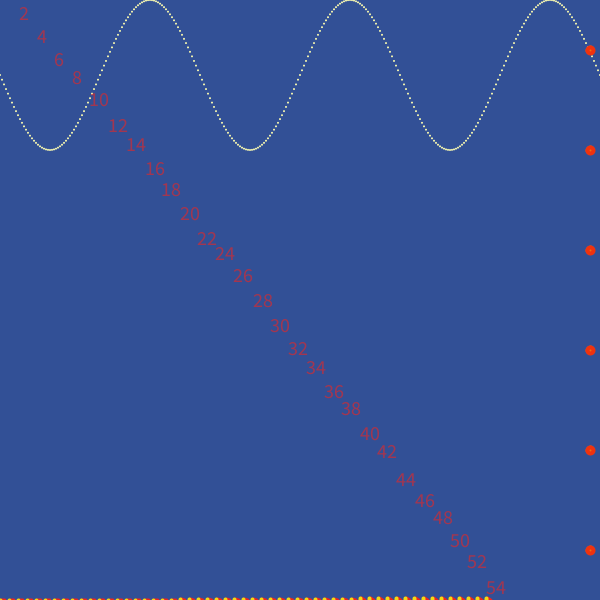
Frame 1 (no input)
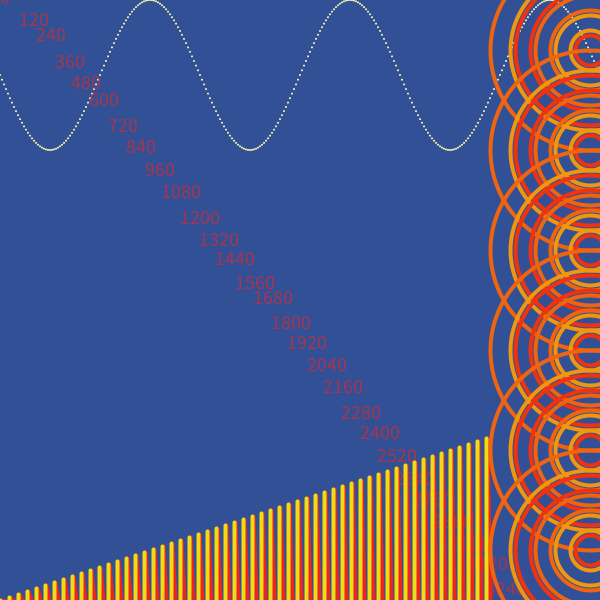
Frame 60 (the mouse pressed at the canvas centre just before this capture)
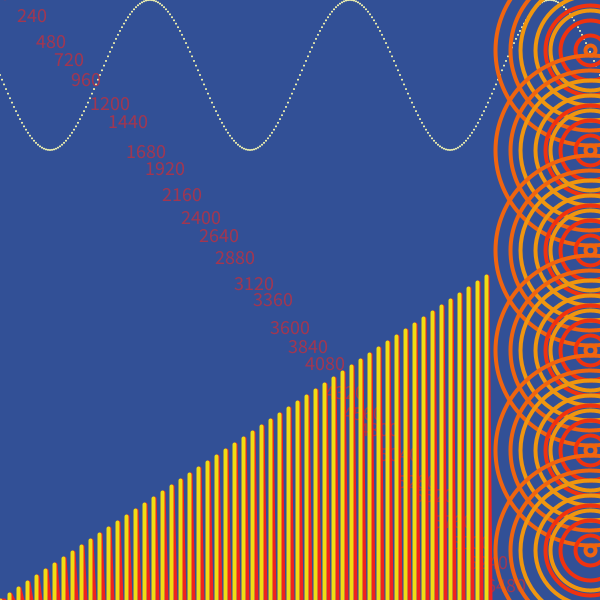
Frame 120 (the mouse held since frame 60 and released just before this capture)

The Processing sketch that drew these frames (run headless with seeded random() and noise(); from frame 60 on, the mouse is pressed at the canvas centre):

// Processing sketch: processing_53614
// ── processing_53614.pde

int[] sentences = new int[55];

int xspacing = 2;   // How far apart should each horizontal location be spaced
int w;              // Width of entire wave

float theta = 0.0;  // Start angle at 0
float amplitude = 75.0;  // Height of wave
float period = 200.0;  // How many pixels before the wave repeats
float dx;  // Value for incrementing X, a function of period and xspacing
float[] yvalues;  // Using an array to store height values for the wave

void setup() {
  size(600, 600);
  smooth();
  textSize(20);
  w = width+16;
  dx = (TWO_PI / period) * xspacing;
  yvalues = new float[w/xspacing];
}

void draw() {
  background(50, 80, 150);
  calcWave();
  renderWave();
  
  // text
  fill(240, 35, 30, 150);
  for (int i = 0; i < sentences.length; i += 2) {
    sentences[i] = i * frameCount;
    text(sentences[i], i * 9 + int(random(-2, 2)), i * 11 + int(random(-5, 5)));
  }

  // lines
  strokeWeight(4);
  for (int i = 0; i < sentences.length; i++) {
    stroke(240, 35, 30);
    line(i * 9 + 4, height, i * 9 + 1, height - (i * frameCount / 20) % height);
    stroke(240, 220, 20);
    line(i * 9, height, i * 9, height - (i * frameCount / 20) % height);
  }

  // ellipses
  noFill();
  strokeWeight(4);
  for (int y = 0; y < height; y += 100) {
    for (int i = 0; i < 200; i += 20) {
      stroke(240, 20 * i % 150 + 50, 15);
      ellipse(width - 10, y + 50, (i * frameCount / 30) % 210, (i * frameCount / 30) % 210);
    }
  }
}






void calcWave() {
  // Increment theta (try different values for 'angular velocity' here
  theta += frameCount / 200;

  // For every x value, calculate a y value with sine function
  float x = theta;
  for (int i = 0; i < yvalues.length; i++) {
    yvalues[i] = sin(x)*amplitude;
    x+=dx;
  }
}

void renderWave() {
  // A simple way to draw the wave with an ellipse at each location
  for (int x = 0; x < yvalues.length; x++) {
    noStroke();
    fill(250, 250, 175);
    ellipse(x*xspacing,amplitude+yvalues[x],2,2);
  }
}
